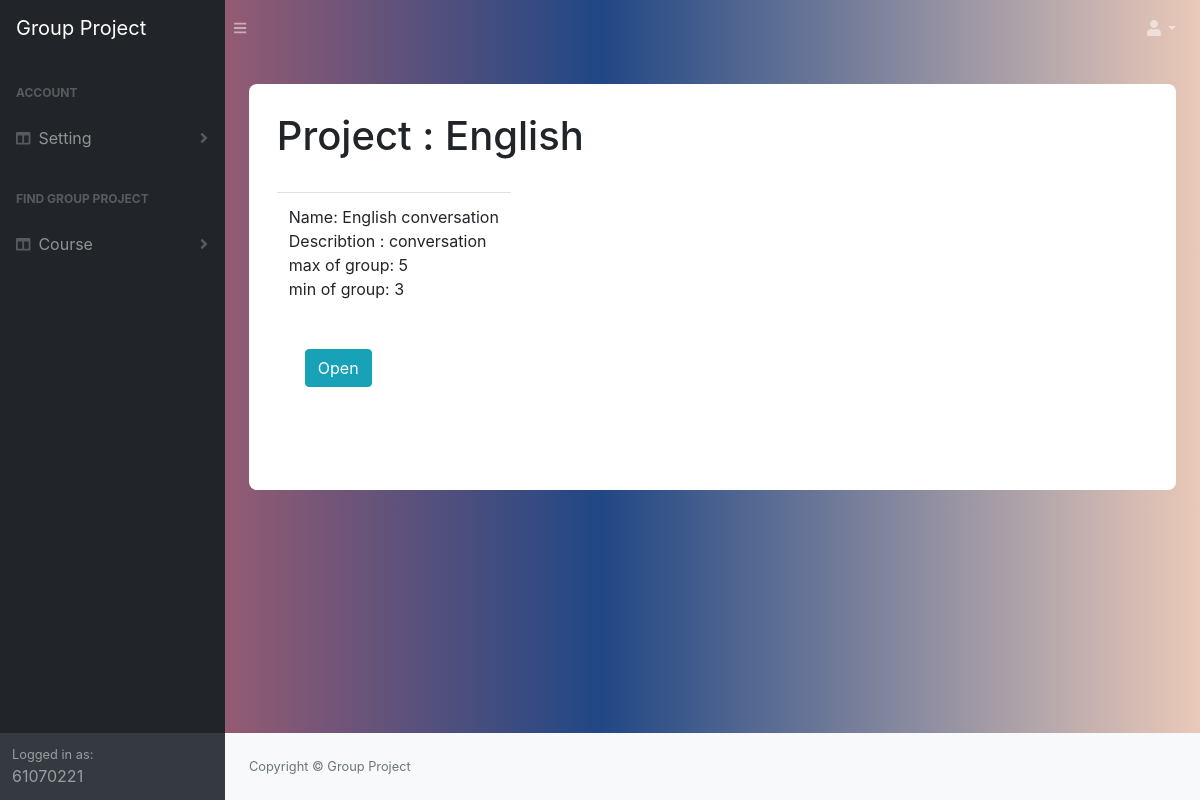
/project/13/ (signed in), run on the app's committed database.
### manage_app/models.py (models this page shows)
class Course(models.Model):
   name = models.CharField(max_length=50)
   desc = models.TextField()
   student = models.ManyToManyField(Student, through='Student_Enroll')
   project = models.ManyToManyField(Project, through='Course_Assign')

class Course_Assign(models.Model):
   project = models.ForeignKey(Project, on_delete=models.CASCADE)
   course = models.ForeignKey(Course, on_delete=models.CASCADE)

class Project(models.Model):
   name = models.CharField( max_length=50)
   desc = models.TextField()
   min_member = models.IntegerField()
   mex_member = models.IntegerField()

### manage_app/views.py (the view)
# urls.py: path('project/<int:course_id>/',views.selectProject, name='find_project_project'),
@login_required
def selectProject(request, course_id):
    course = Course.objects.get(pk=course_id)
    projectall = Course_Assign.objects.filter(course=course)
    return render(request, 'manage_app/project.html',context={
        'projectall': projectall,
        'course' : course,}
    )

### manage_app/templates/manage_app/project.html (shortened to what this page needs)
{% extends 'base.html' %} {% block content %} {% load static %}
<div class="container emp-profile">
    <h1> Project : {{course.name}} </h1>
    <form class="form-inline" method="GET" action="">
        <div class="row">
            <div class="col-md">
                  <table class="table">
                <tbody>
                    <tr>
                    {% for item in projectall %}
                    <td> Name: {{ item.project.name }}</br> Describtion : {{ item.project.desc }} </br>
                         max of group: {{ item.project.mex_member }} </br> min of group: {{ item.project.min_member }}</br></br></br>
                        <form>
                            <a href="{% url 'view_group' course_id=course.id project_id=item.project.id %}" type="submit" class="btn btn-info ml-3">Open</a>
                        </form>
                    </td>
                    </br> {% endfor %}
                </tbody>
            </table>
    </form></br></br>
            </div>
        </div>
</div>
{% endblock %}

### templates/base.html (shortened to what this page needs)
<!DOCTYPE html> {% load static %}
<html lang="en">
    <head>
        <link href="{% static 'css/styles.css' %}" rel="stylesheet" />
        <link href="{% static 'css/front.css' %}" rel="stylesheet" />
        <link href="https://cdn.datatables.net/1.10.20/css/dataTables.bootstrap4.min.css" rel="stylesheet" />
    </head>
    <body class="sb-nav-fixed">
        <nav class="sb-topnav navbar navbar-expand navbar-dark " >
            <a class="navbar-brand" href="{%url 'find_project_home' %}">Group Project</a><button class="btn btn-link btn-sm order-1 order-lg-0" id="sidebarToggle" href="#"><i class="fas fa-bars"></i></button
            >
            <ul class="navbar-nav ml-auto ml-md-0">
                <li class="nav-item dropdown">
                    <a class="nav-link dropdown-toggle" id="userDropdown" href="#" role="button" data-toggle="dropdown" aria-haspopup="true" aria-expanded="false"><i class="fas fa-user fa-fw"></i></a>
                </li>
            </ul>
        </nav>
        <div id="layoutSidenav">
            <div id="layoutSidenav_nav">
                <nav class="sb-sidenav accordion sb-sidenav-dark" id="sidenavAccordion">
                    <div class="sb-sidenav-menu">
                        <div class="nav">
                        {% if perms.auth.view_user %}
                          <div class="sb-sidenav-menu-heading">Account </div>
                            <a class="nav-link collapsed" href="#" data-toggle="collapse" data-target="#collapseLayouts" aria-expanded="false" aria-controls="collapseLayouts"
                                ><div class="sb-nav-link-icon"><i class="fas fa-columns"></i></div>
                                Setting
                                <div class="sb-sidenav-collapse-arrow"><i class="fas fa-angle-down"></i></div
                            ></a>
                       {% endif %}
                            <div class="sb-sidenav-menu-heading">Find Group Project</div>
                            <a class="nav-link collapsed" href="#" data-toggle="collapse" data-target="#collapseLayouts" aria-expanded="false" aria-controls="collapseLayouts"
                                ><div class="sb-nav-link-icon"><i class="fas fa-columns"></i></div>
                                Course
                                <div class="sb-sidenav-collapse-arrow"><i class="fas fa-angle-down"></i></div
                            ></a>
                        </div>
                    </div>
                    <div class="sb-sidenav-footer">
                        <div class="small">Logged in as:</div>
                        {{request.user.username}}
                    </div>
                </nav>
            </div>
            <div id="layoutSidenav_content">
                <main>
                    <div class="container-fluid">
                      {% block content %}
                      {% endblock  %}
                    </div>
                <footer class="py-4 bg-light mt-auto">
                    <div class="container-fluid">
                        <div class="d-flex align-items-center justify-content-between small">
                            <div class="text-muted">Copyright &copy; Group Project </div>
                        </div>
                    </div>
                </footer>
    </body>
</html>

### static/css/front.css (style rules this page uses)
body { background: -webkit-linear-gradient(left, #D96767, #214785, #EAC9B8); }
.emp-profile { padding: 3%; margin-top: 3%; margin-bottom: 3%; border-radius: 0.5rem; background: #fff; }

### manage_app/templates/manage_app/project.html (style rules this page uses)
body { background: -webkit-linear-gradient(left, #D96767, #214785, #EAC9B8); }
.emp-profile { padding: 3%; margin-top: 3%; margin-bottom: 3%; border-radius: 0.5rem; background: #fff; }

### data on the page
Course: name "English"
Course_Assign: project.name "English conversation", project.desc "conversation", project.mex_member "5", project.min_member "3"

### other printed values
{{ request.user.username }} "61070221"
